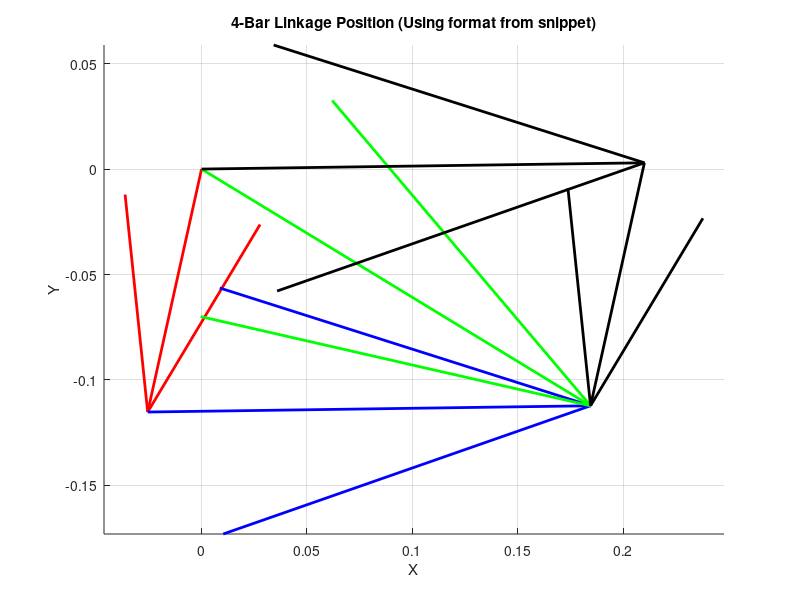

The MATLAB script that drew this image:
clear all
close all
clc

% ==========================================
% 1. PARAMETERS & INPUT
% ==========================================
L1 = 0.210; % Ground (Pink) - d
L2 = 0.118; % Crank (Cyan/Red) - a
L3 = 0.210; % Coupler (Blue) - b
L4 = 0.118; % Rocker (Brown/Black) - c

a = L2;
b = L3;
c = L4;
d = L1;

% Ground Offset (Global rotation)
theta1_deg = 0.81;
theta1 = deg2rad(theta1_deg);

% --- INPUT: Link 4 (Brown) ---
q4_global_deg = -102.5; 
q4 = deg2rad(q4_global_deg) - theta1; % Local Angle

% ==========================================
% 2. CALCULATION (Find q2 given q4)
% ==========================================

% Norton Constants (Standard Definitions)
K1 = d/a;
K2 = d/c;
K3 = (a^2 - b^2 + c^2 + d^2)/(2*a*c);

% Coefficients for Quadratic Equation A*t^2 + B*t + C = 0
% Derived for finding q2 when q4 is known (Inverse Kinematics)
% Note: Formula adjusted to solve for q2
A = (1 + K1)*cos(q4) + K2 + K3;
B = -2*sin(q4);
C = (K1 - 1)*cos(q4) - K2 + K3;

% Solve for q2 (2 Solutions: Crossed and Open)
% q2_1 and q2_2
q2_1 = 2*atan((-B + sqrt(B^2-4*A*C))/(2*A));
q2_2 = 2*atan((-B - sqrt(B^2-4*A*C))/(2*A));

% Calculate q3 using Vector Loop Relationship
% b*e^(j*q3) = c*e^(j*q4) + d - a*e^(j*q2)
% We use angle() to find q3 directly consistent with the loop

% For Case 1 (q2_1)
Vec3_1 = c*exp(1j*q4) + d - a*exp(1j*q2_1);
q3_1 = angle(Vec3_1);

% For Case 2 (q2_2)
Vec3_2 = c*exp(1j*q4) + d - a*exp(1j*q2_2);
q3_2 = angle(Vec3_2);

% ==========================================
% 3. CONVERT TO GLOBAL
% ==========================================
q2_1g = q2_1 + theta1;
q3_1g = q3_1 + theta1;

q2_2g = q2_2 + theta1;
q3_2g = q3_2 + theta1;

q4g = q4 + theta1;

% Display Results
fprintf('--- Results ---\n');
fprintf('Case 1 (q2_1): %.2f deg, q3: %.2f deg\n', rad2deg(q2_1g), rad2deg(q3_1g));
fprintf('Case 2 (q2_2): %.2f deg, q3: %.2f deg\n', rad2deg(q2_2g), rad2deg(q3_2g));

% ==========================================
% 4. PLOTTING (MATCHING YOUR FORMAT)
% ==========================================
% Select Solution to Plot (e.g., Case 2 - Open)
q2_plot = q2_2g;
q3_plot = q3_2g;
q4_plot = q4g;

% Vectors in Global Frame
RA = a*exp(1j*q2_plot);          % Link 2 (Red)
RBA2 = b*exp(1j*q3_plot);        % Link 3 (Blue)
RB2 = RA + RBA2;                 % Position B from Origin (Green)

RO4O2 = d*exp(1j*theta1);        % Ground Vector (Black)
RBO42 = c*exp(1j*q4_plot);       % Link 4 Vector (Black - from O4)

% Extract Components
RAx = real(RA); RAy = imag(RA);
RBA2x = real(RBA2); RBA2y = imag(RBA2);
RB2x = real(RB2); RB2y = imag(RB2);
RO4O2x = real(RO4O2); RO4O2y = imag(RO4O2);
RBO42x = real(RBO42); RBO42y = imag(RBO42);

% Plotting
figure;
hold on; 

% 1. Link 2 (Red) - O2 to A
quiver(0, 0, RAx, RAy, 0, 'red', 'MaxHeadSize', 0.5, 'LineWidth', 2); 

% 2. Link 3 (Blue) - A to B
quiver(RAx, RAy, RBA2x, RBA2y, 0, 'blue', 'MaxHeadSize', 0.5, 'LineWidth', 2);

% 3. Position Vector B (Green) - Origin to B
quiver(0, 0, RB2x, RB2y, 0, 'green', 'MaxHeadSize', 0.5, 'LineWidth', 2);

% 4. Ground (Black) - O2 to O4
quiver(0, 0, RO4O2x, RO4O2y, 0, 'black', 'MaxHeadSize', 0.5, 'LineWidth', 2); 

% 5. Link 4 (Black) - O4 to B
quiver(RO4O2x, RO4O2y, RBO42x, RBO42y, 0, 'black', 'MaxHeadSize', 0.5, 'LineWidth', 2); 

axis equal;
grid on;
title('4-Bar Linkage Position (Using format from snippet)');
xlabel('X'); ylabel('Y');
